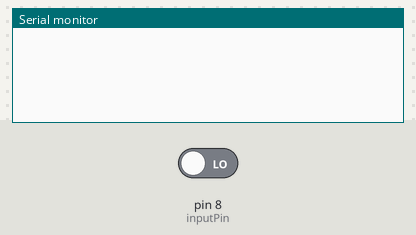
This sketch was run on a simulated Arduino Uno, built with avr-gcc and run on an emulated ATmega328P. On the bench: the last lines printed to the serial monitor. The inputs (shaded band) are chosen by the test bench; at power-on: pin 8 (inputPin) LOW.

Above: at 1.2 s.
1.3 s: pin 8 (inputPin) driven HIGH
At 1.6 s:
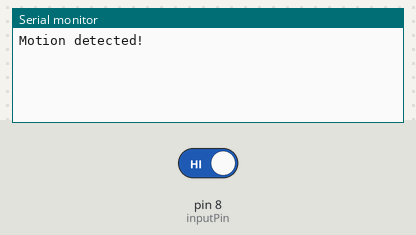
2.8 s: pin 8 (inputPin) driven LOW
At 4.0 s:
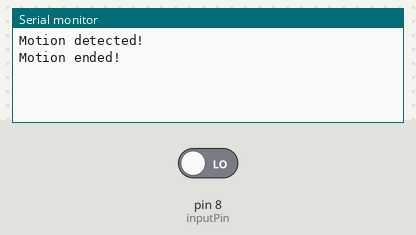

Measured:
- after the input at 1.3 s, the serial monitor: prints a new line at once (image 1)
- after the input at 2.8 s, the serial monitor: prints a new line at once (image 2)

The sketch:

testMotionSensor.ino
```cpp
int inputPin = 8;    // choose the input pin (for PIR sensor)
int pirState = LOW;  // we start, assuming no motion detected
int val = 0;         // variable for reading the pin status

void setup() {
  pinMode(inputPin, INPUT);

  Serial.begin(9600);
}

void loop() {
  val = digitalRead(inputPin);

  if (val == HIGH)
  {
    if (pirState == LOW) {
      Serial.println("Motion detected!");
      pirState = HIGH;
    }
  } else {
    if (pirState == HIGH) {
      Serial.println("Motion ended!");
      pirState = LOW;
    }
  }
}
```
